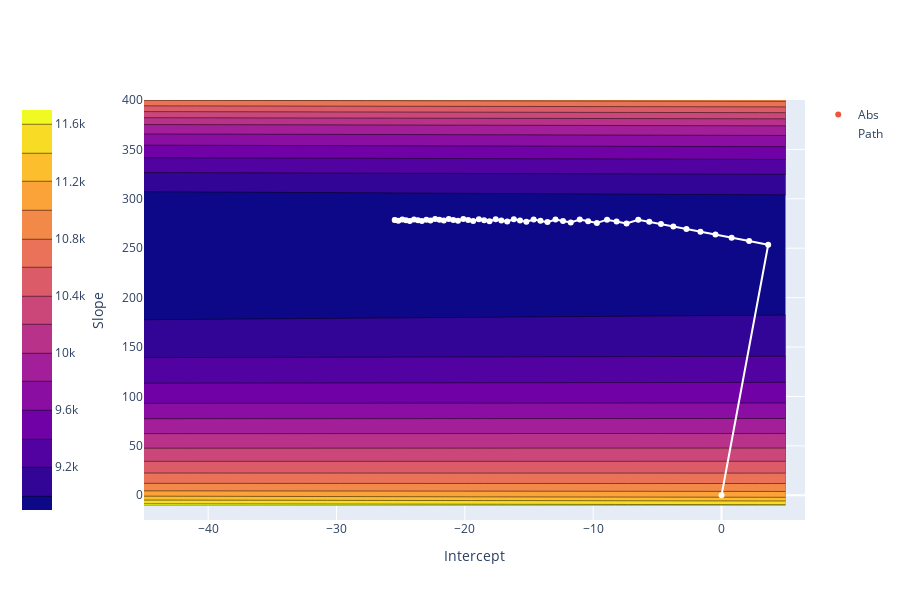

The code cell stored with this chart in its notebook:
### Code cell
w0values = np.linspace(-45., 5, 50)
w1values = np.linspace(-10, 400, 50)
(u,v) = np.meshgrid(w0values, w1values)
ws = np.vstack((u.flatten(),v.flatten())).transpose()
loss = np.array([
    F.l1_loss(ty, SimpleLinearModel(w)(tx)).item() for w in ws]).reshape(u.shape)

fig = go.Figure([go.Contour(x=w0values, y=w1values, z=loss, colorbar=dict(x=-.2)),
          #go.Scatter(x=[w_mse[0]], y=[w_mse[1]], name="MSE", mode="markers"),
          go.Scatter(x=[w_abs[0]], y=[w_abs[1]], name="Abs", mode="markers"),
          go.Scatter(x=values[:,0], y=values[:,1], name="Path", mode="markers+lines", 
                     line=go.scatter.Line(color='white'))])
fig.update_layout(height=600, xaxis_title="Intercept", yaxis_title="Slope")

### Figure 1 — Plotly figure (JSON) as saved in the notebook; plotly's stock layout.template omitted (floating-point values rounded to 4 significant figures; data arrays with more than 128 entries replaced by an {"elided": "..."} marker saying what was removed)
{"data": [{"colorbar": {"x": -0.2}, "type": "contour", "x": [-45, -43.98, -42.96, -41.94, -40.92, -39.9, -38.88, -37.86, -36.84, -35.82, -34.8, -33.78, -32.76, -31.73, -30.71, -29.69, -28.67, -27.65, -26.63, -25.61, -24.59, -23.57, -22.55, -21.53, -20.51, -19.49, -18.47, -17.45, -16.43, -15.41, -14.39, -13.37, -12.35, -11.33, -10.31, -9.286, -8.265, -7.245, -6.224, -5.204, -4.184, -3.163, -2.143, -1.122, -0.102, 0.9184, 1.939, 2.959, 3.98, 5], "y": [-10, -1.633, 6.735, 15.1, 23.47, 31.84, 40.2, 48.57, 56.94, 65.31, 73.67, 82.04, 90.41, 98.78, 107.1, 115.5, 123.9, 132.2, 140.6, 149.0, 157.3, 165.7, 174.1, 182.4, 190.8, 199.2, 207.6, 215.9, 224.3, 232.7, 241.0, 249.4, 257.8, 266.1, 274.5, 282.9, 291.2, 299.6, 308.0, 316.3, 324.7, 333.1, 341.4, 349.8, 358.2, 366.5, 374.9, 383.3, 391.6, 400], "z": {"elided": "50x50 float values"}}, {"mode": "markers", "name": "Abs", "type": "scatter", "x": [-25.46], "y": [278.5]}, {"line": {"color": "white"}, "mode": "markers+lines", "name": "Path", "type": "scatter", "x": [0, 3.636, 2.149, 0.7851, -0.4736, -1.642, -2.733, -3.756, -4.719, -5.628, -6.489, -7.398, -8.177, -8.921, -9.712, -10.39, -11.05, -11.75, -12.35, -12.94, -13.56, -14.11, -14.64, -15.21, -15.7, -16.18, -16.7, -17.16, -17.6, -18.08, -18.5, -18.91, -19.35, -19.74, -20.12, -20.53, -20.9, -21.25, -21.64, -21.98, -22.31, -22.68, -23.0, -23.35, -23.66, -23.96, -24.29, -24.58, -24.87, -25.18, -25.46], "y": [0, 253.5, 257.3, 260.7, 263.8, 266.7, 269.5, 272.0, 274.4, 276.7, 278.9, 275.1, 277.0, 278.9, 275.6, 277.3, 279.0, 276.1, 277.6, 279.0, 276.4, 277.8, 279.1, 276.8, 278.0, 279.2, 277.0, 278.2, 279.3, 277.3, 278.3, 279.4, 277.5, 278.5, 279.5, 277.7, 278.6, 279.5, 277.9, 278.8, 279.6, 278.1, 278.9, 277.5, 278.2, 279.0, 277.6, 278.3, 279.1, 277.8, 278.5]}], "layout": {"height": 600, "xaxis": {"title": {"text": "Intercept"}}, "yaxis": {"title": {"text": "Slope"}}}}
